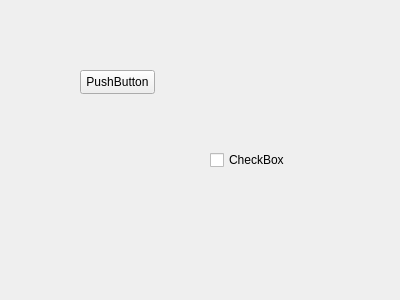
<?xml version="1.0" encoding="UTF-8"?>
<ui version="4.0">
 <class>Form</class>
 <widget class="QWidget" name="Form">
  <property name="geometry">
   <rect>
    <x>0</x>
    <y>0</y>
    <width>400</width>
    <height>300</height>
   </rect>
  </property>
  <property name="windowTitle">
   <string>Form</string>
  </property>
  <widget class="QPushButton" name="pushButton">
   <property name="geometry">
    <rect>
     <x>80</x>
     <y>70</y>
     <width>75</width>
     <height>24</height>
    </rect>
   </property>
   <property name="text">
    <string>PushButton</string>
   </property>
  </widget>
  <widget class="QCheckBox" name="checkBox">
   <property name="geometry">
    <rect>
     <x>210</x>
     <y>150</y>
     <width>75</width>
     <height>20</height>
    </rect>
   </property>
   <property name="text">
    <string>CheckBox</string>
   </property>
  </widget>
 </widget>
 <resources/>
 <connections/>
</ui>
